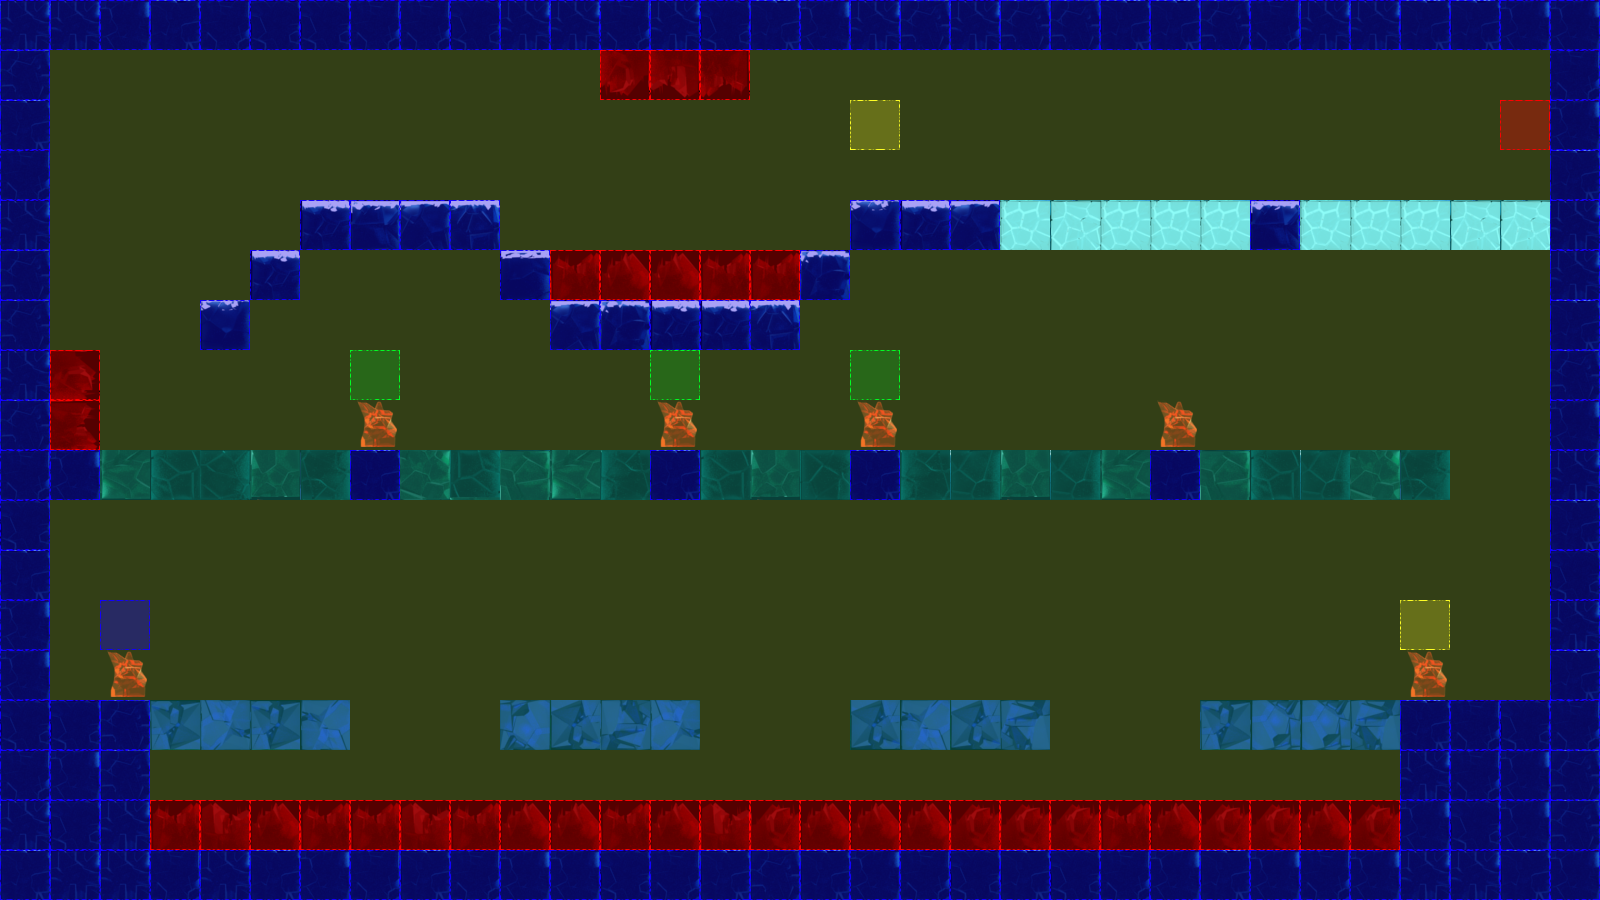

This game map was drawn from its Tiled (.tmx) file and the tilesets committed beside it. A one-line description and the trimmed map source follow:
An orthogonal 32x18 tile map with 50x50 px tiles, 3 tile layers (terrain, collision, event), 2 tilesets.

<map version="1.0" orientation="orthogonal" renderorder="left-up" width="32" height="18" tilewidth="50" tileheight="50" nextobjectid="3">
 <tileset firstgid="1" name="frozenPlainsTile" tilewidth="50" tileheight="50" tilecount="50" columns="10">
  <image source="tiles/iceTile.png" width="500" height="251" />
 </tileset>
 <tileset firstgid="51" name="collisionTile" tilewidth="50" tileheight="50" tilecount="12" columns="3">
  <image source="tiles/collisionTile.png" width="150" height="200" />
 </tileset>
 <layer name="terrain" width="32" height="18">
  <data>[576 cells, 223 non-empty, 39 distinct tile ids]</data>
 </layer>
 <layer name="collision" width="32" height="18">
  <data>[576 cells, 576 non-empty, 4 distinct tile ids]</data>
 </layer>
 <layer name="event" width="32" height="18">
  <data>[576 cells, 7 non-empty, 4 distinct tile ids]</data>
 </layer>
</map>
